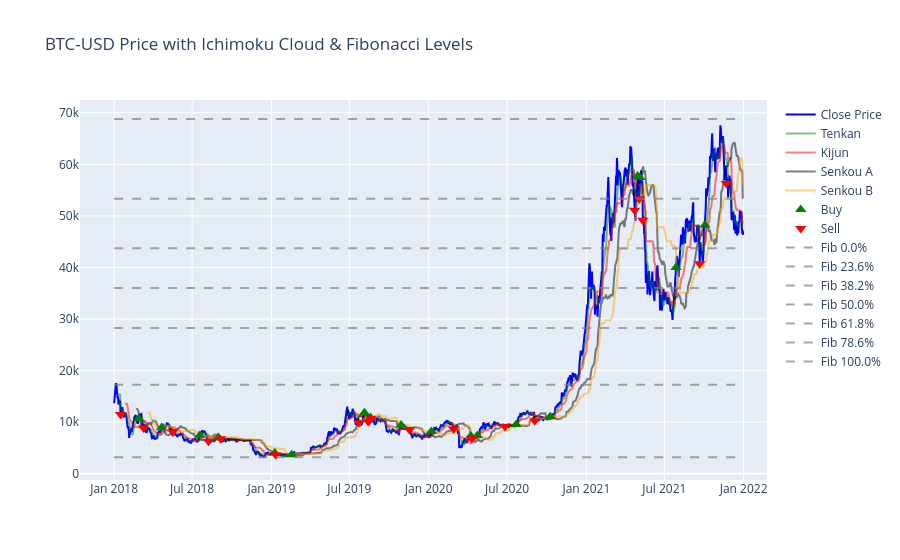

Notebook source saved alongside this figure:
### Code cell
plot1_ichimoku_fibonacci(df, fib_levels)
plot2_ichimoku_fibonacci(df, fib_levels)

### Figure 1 — Plotly figure (JSON) as saved in the notebook; plotly's stock layout.template omitted (floating-point values rounded to 4 significant figures; data arrays with more than 128 entries replaced by an {"elided": "..."} marker saying what was removed)
{"data": [{"line": {"color": "blue"}, "name": "Close Price", "type": "scatter", "x": {"elided": "1461 str values"}, "y": {"elided": "1461 float values"}}, {"line": {"color": "green"}, "name": "Tenkan", "opacity": 0.5, "type": "scatter", "x": {"elided": "1461 str values"}, "y": {"elided": "1461 float values"}}, {"line": {"color": "red"}, "name": "Kijun", "opacity": 0.5, "type": "scatter", "x": {"elided": "1461 str values"}, "y": {"elided": "1461 float values"}}, {"line": {"color": "black"}, "name": "Senkou A", "opacity": 0.5, "type": "scatter", "x": {"elided": "1461 str values"}, "y": {"elided": "1461 float values"}}, {"line": {"color": "orange"}, "name": "Senkou B", "opacity": 0.5, "type": "scatter", "x": {"elided": "1461 str values"}, "y": {"elided": "1461 float values"}}, {"marker": {"color": "green", "size": 10, "symbol": "triangle-up"}, "mode": "markers", "name": "Buy", "type": "scatter", "x": ["2018-02-27T00:00:00", "2018-04-21T00:00:00", "2018-07-19T00:00:00", "2018-08-31T00:00:00", "2019-01-09T00:00:00", "2019-02-17T00:00:00", "2019-08-05T00:00:00", "2019-08-19T00:00:00", "2019-10-29T00:00:00", "2020-01-07T00:00:00", "2020-04-08T00:00:00", "2020-04-23T00:00:00", "2020-07-22T00:00:00", "2020-10-09T00:00:00", "2021-04-30T00:00:00", "2021-05-05T00:00:00", "2021-07-28T00:00:00", "2021-10-03T00:00:00"], "y": [10730.0, 8896.0, 7467.0, 7038.0, 4035.0, 3674.0, 11810.0, 10920.0, 9428.0, 8164.0, 7334.0, 7430.0, 9525.0, 11060.0, 57750.0, 57420.0, 40000.0, 48200.0]}, {"marker": {"color": "red", "size": 10, "symbol": "triangle-down"}, "mode": "markers", "name": "Sell", "type": "scatter", "x": ["2018-01-16T00:00:00", "2018-03-10T00:00:00", "2018-05-17T00:00:00", "2018-08-08T00:00:00", "2018-09-05T00:00:00", "2019-01-11T00:00:00", "2019-07-23T00:00:00", "2019-08-14T00:00:00", "2019-08-20T00:00:00", "2019-11-17T00:00:00", "2020-02-28T00:00:00", "2020-04-10T00:00:00", "2020-06-26T00:00:00", "2020-09-03T00:00:00", "2021-04-23T00:00:00", "2021-05-04T00:00:00", "2021-05-12T00:00:00", "2021-09-21T00:00:00", "2021-11-22T00:00:00"], "y": [11490.0, 8866, 8094.0, 6306.0, 6793.0, 3687.0, 9901.0, 10050.0, 10760.0, 8578.0, 8672.0, 6865.0, 9163.0, 10250.0, 51090.0, 53330.0, 49150.0, 40690.0, 56290.0]}, {"line": {"color": "gray", "dash": "dash"}, "mode": "lines", "name": "Fib 0.0%", "opacity": 0.7, "type": "scatter", "x": ["2018-01-01T00:00:00", "2021-12-31T00:00:00"], "y": [68790.0, 68790.0]}, {"line": {"color": "gray", "dash": "dash"}, "mode": "lines", "name": "Fib 23.6%", "opacity": 0.7, "type": "scatter", "x": ["2018-01-01T00:00:00", "2021-12-31T00:00:00"], "y": [53310.0, 53310.0]}, {"line": {"color": "gray", "dash": "dash"}, "mode": "lines", "name": "Fib 38.2%", "opacity": 0.7, "type": "scatter", "x": ["2018-01-01T00:00:00", "2021-12-31T00:00:00"], "y": [43730.0, 43730.0]}, {"line": {"color": "gray", "dash": "dash"}, "mode": "lines", "name": "Fib 50.0%", "opacity": 0.7, "type": "scatter", "x": ["2018-01-01T00:00:00", "2021-12-31T00:00:00"], "y": [35990.0, 35990.0]}, {"line": {"color": "gray", "dash": "dash"}, "mode": "lines", "name": "Fib 61.8%", "opacity": 0.7, "type": "scatter", "x": ["2018-01-01T00:00:00", "2021-12-31T00:00:00"], "y": [28250.0, 28250.0]}, {"line": {"color": "gray", "dash": "dash"}, "mode": "lines", "name": "Fib 78.6%", "opacity": 0.7, "type": "scatter", "x": ["2018-01-01T00:00:00", "2021-12-31T00:00:00"], "y": [17230.0, 17230.0]}, {"line": {"color": "gray", "dash": "dash"}, "mode": "lines", "name": "Fib 100.0%", "opacity": 0.7, "type": "scatter", "x": ["2018-01-01T00:00:00", "2021-12-31T00:00:00"], "y": [3191.0, 3191.0]}], "layout": {"autosize": true, "title": {"text": "BTC-USD Price with Ichimoku Cloud & Fibonacci Levels"}, "xaxis": {"autorange": true, "range": ["2017-10-14 05:40:43.4755", "2022-02-23 18:19:16.5245"], "type": "date"}, "yaxis": {"autorange": true, "range": [-2702.0, 72550.0], "type": "linear"}}}
